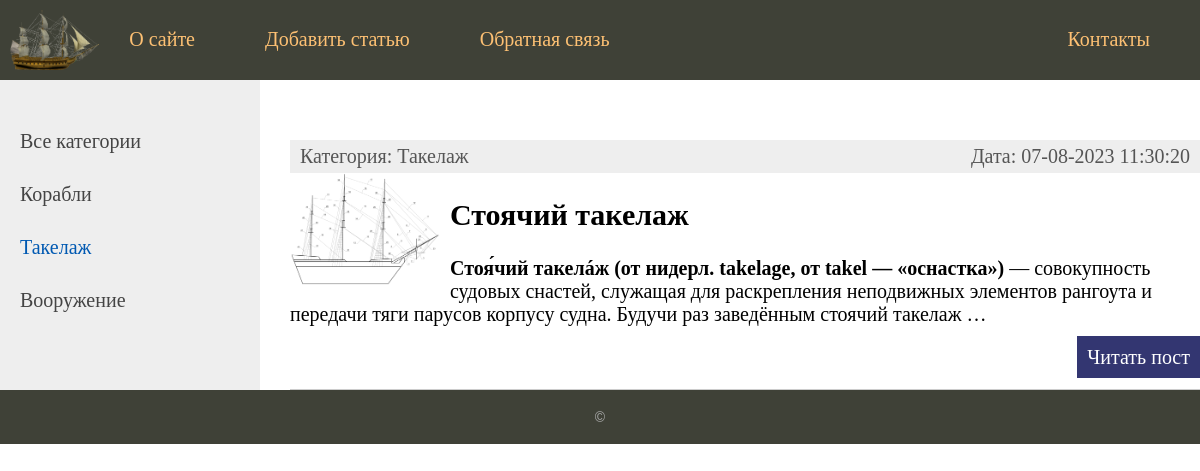
The app's page /category/2/ with its own data.
### wiki/models.py (models this page shows, shortened)
class Category (models.Model):
    name = models.CharField(max_length=100, db_index=True, verbose_name='Категория')
    def __str__(self):
        return self.name
    def get_absolute_url(self):
        return reverse('category', kwargs={'cat_id': self.pk})
    class Meta:
        verbose_name = 'Категорию'
        verbose_name_plural = 'Категории'
        ordering = ['id']

class Wiki(models.Model):
    title = models.CharField(max_length=255, verbose_name='Заголовок')
    content = models.TextField(blank=True, verbose_name='Текст статьи')
    photo = models.ImageField(upload_to="photos/%Y/%m/%d/", verbose_name='Фото')
    time_create = models.DateTimeField(auto_now_add=True, verbose_name='Время создания')
    time_update = models.DateTimeField(auto_now=True, verbose_name='Время изменения')
    is_published = models.BooleanField(default=True, verbose_name='Публикация')
    cat = models.ForeignKey('Category', on_delete=models.PROTECT, null=True, verbose_name='Категория')
    def get_absolute_url(self):
        return reverse('post', kwargs={'post_id': self.pk})
    class Meta:
        verbose_name = 'База знаний'
        verbose_name_plural = 'База знаний'
        ordering = ['time_create', 'title']

### wiki/views.py (the view)
# urls.py: path('category/<int:cat_id>/', show_category, name='category'),
def show_category(request, cat_id):
    posts = Wiki.objects.filter(cat_id=cat_id)
    if len(posts) ==0:
        raise Http404()
    context = {
        'posts': posts,
        'menu': menu,
        'title': 'Главная страница',
        'cat_selected': cat_id,
    }
    return render(request, 'wiki/index.html', context=context)

### wiki/templatetags/wiki_tags.py (called while the page is built)
@register.inclusion_tag('wiki/list_categories.html')
def show_categories(sort=None, cat_selected=0):
    if not sort:
        cats = Category.objects.all()
    else:
        cats = Category.objects.order_by(sort)
    return {'cats': cats, 'cat_selected':cat_selected}

### wiki/templates/wiki/index.html (shortened to what this page needs)
{% extends 'wiki/base.html' %}
{% block content %}
<ul class="list-articles">
		{% for p in posts %}
				<li>
					<div class="article-panel">
						<p class="first">Категория: {{ p.cat }}</p>
						<p class="last">Дата: {{ p.time_update|date:"d-m-Y H:i:s" }}</p>
					</div>
					{% if p.photo %}
						<img class="img-article-left thumb" src="{{p.photo.url}}">
					{% endif %}
					<h2>{{p.title}}</h2>
		{% autoescape off %}
		{{p.content|linebreaks|truncatewords:30}}
		{% endautoescape %}
				<p class="link-read-post"><a href="{{ p.get_absolute_url }}">Читать пост</a></p>
				</li>
		{% endfor %}
</ul>
{% endblock %}

### wiki/templates/wiki/list_categories.html
{% for c in cats %}
    {% if c.pk == cat_selected %}
        <li class="selected">{{c.name}}</li>
    {% else %}
         <li><a href="{{ c.get_absolute_url }}">{{c.name}}</a></li>
    {% endif %}
{% endfor %}

### wiki/static/wiki/css/styles.css (style rules this page uses)
html, body { margin: 0; padding: 0; }
body { background-color: #fff; display: flex; justify-content: center; }
a { color: #0059b2; text-decoration: none; }
img { max-width: 600px; height: auto; }
img.img-article-left { max-width: 300px; height: auto; float: left; padding: 0 10px 10px 0; }
img.img-article-left.thumb { max-width: 150px; height: auto; }
p.link-read-post { text-align: right; }
p.link-read-post a { padding: 10px; min-width: 100px; background: #333671; color: #fff; text-decoration: none; }
div.article-panel { background: #eee; padding: 5px 10px 5px 10px; box-sizing: border-box; overflow: hidden; color: #555; }
div.article-panel p.first { margin: 0; float: left; }
div.article-panel p.last { margin: 0; float: right; }
ul.list-articles { list-style: none; margin: 0; padding: 0; }
ul.list-articles li { border-bottom: 1px solid #ccc; }
.left-chapters ul li { margin: 30px 0 0 0; color: #999; }
.left-chapters ul li.selected { color: #0059b2; }
.left-chapters ul li a { color: #444; text-decoration: none; }

### records on screen
Category: name "Корабли"
Category: name "Такелаж"
Category: name "Вооружение"
Wiki: cat "Такелаж", time_update "07-08-2023 11:30:20", photo (picture), title "Стоячий такелаж", content "Стоя́чий такелáж (от нидерл. takelage, от takel — «оснастка») — совокупность судовых снастей, служащая для раскрепления неподвижных элементов рангоута и передачи тяги парусов корпусу судна. Будучи раз заведённым стоячий такелаж …"

### other values on screen
{{ m.title }} "О сайте" "Добавить статью" "Обратная связь"
{{ m.title }} "Контакты"
